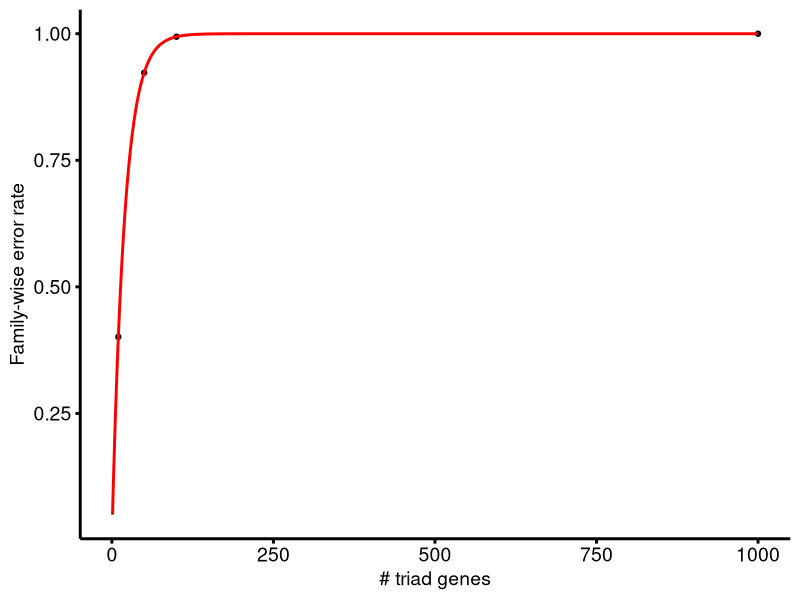

The R source for this figure:
library(ggplot2)
df <- c()
for (i in c(1:1000)) {
  fdr <- 1-0.95^i
  r <- c(i,fdr)
  df <- rbind(df,r)
}
df <- as.data.frame(df,stringsAsFactors = F)
df$class <- ifelse(df$V1%in%c(10,50,100,1000),"sel","nonsel")
p <- ggplot()+geom_point(data=subset(df,class=="sel"),aes(V1,V2))+
  geom_line(data=df,aes(V1,V2),color="red",size=1)+
  theme_classic(base_size = 14)+
  theme(axis.text = element_text(colour = "black",size = 14),
        axis.line = element_line(size = 1),
        axis.ticks = element_line(size = 1,colour = "black"),
        axis.title = element_text(size = 14),
        plot.title = element_text(hjust = 0.5))+
  labs(x="# triad genes",y="Family-wise error rate")
ggsave("error_rate_distribution.pdf",p,height = 5,width = 5)